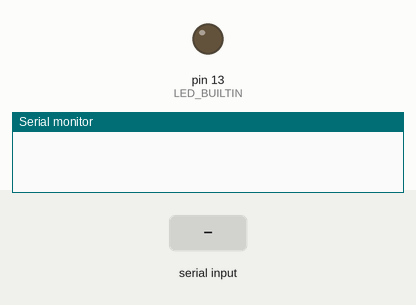
This sketch was run on a simulated Arduino Uno, built with avr-gcc and run on an emulated ATmega328P. Shown: output pins drawn as LEDs (lit = HIGH), the last lines printed to the serial monitor. The inputs (shaded band) are chosen by the test bench. Random numbers use the default seed unless the sketch sets one.

Above: at 1.2 s.
1.3 s: "CMD:LED:ON\n" received over Serial
At 2.0 s:
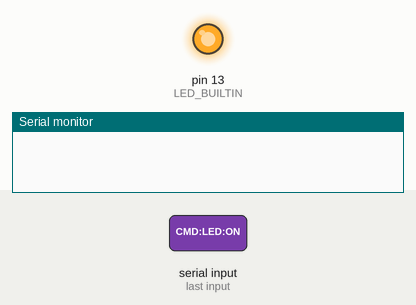
2.8 s: "CMD:LED:OFF\n" received over Serial
At 3.2 s:
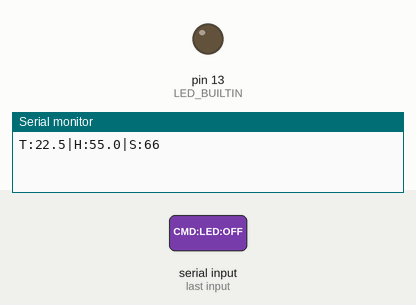
Timing chart, 0 to 5.8 s (numbered marks = the images above; inputs shaded):
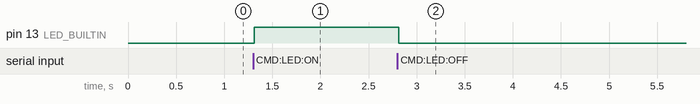

Measured:
- after the input at 1.3 s, pin 13 (LED_BUILTIN): LOW → HIGH at once
- after the input at 2.8 s, pin 13 (LED_BUILTIN): HIGH → LOW at once

The sketch:

biosphere_firmware.ino
```cpp
/**
 * Projet : Bio-Sphere OS (Firmware V1 - Mock Telemetry)
 * Cible  : Arduino Uno / Nano (ATmega328P)
 * Rôle   : Émet un flux série au format "T:xx.x|H:xx.x|S:xx\n" toutes les 2000ms.
 */

unsigned long previousMillis = 0;
const long interval = 2000;

// Variables d'état simulées
float mockTemp = 22.0;
float mockHumidity = 55.0;
int mockSoil = 65; // % d'humidité du sol

void setup() {
    Serial.begin(9600); // Vitesse standard et fiable
    pinMode(LED_BUILTIN, OUTPUT);
    digitalWrite(LED_BUILTIN, LOW); // Éteinte par défaut
}

void loop() {
    // ---------------------------------------------------------
    // 1. LECTURE NON-BLOQUANTE (Downlink : Serveur -> Arduino)
    // ---------------------------------------------------------
    if (Serial.available() > 0) {
        // Lecture jusqu'au retour à la ligne envoyé par le Java
        String command = Serial.readStringUntil('\n');
        command.trim(); // Nettoyage des espaces résiduels

        if (command == "CMD:LED:ON") {
            digitalWrite(LED_BUILTIN, HIGH);
        }
        else if (command == "CMD:LED:OFF") {
            digitalWrite(LED_BUILTIN, LOW);
        }
    }

    // ---------------------------------------------------------
    // 2. ENVOI DE LA TÉLÉMÉTRIE (Uplink : Arduino -> Serveur)
    // ---------------------------------------------------------
    unsigned long currentMillis = millis();

    if (currentMillis - previousMillis >= interval) {
        previousMillis = currentMillis;

        // 1. Simulation d'une petite variation naturelle
        mockTemp += random(-5, 6) / 10.0;     // +/- 0.5 °C
        mockSoil = constrain(mockSoil + random(-1, 2), 10, 95);

        // 2. Formatage dans un buffer fixe sur la pile (Stack)
        char telemetryBuffer[40];

        char tempStr[8];
        dtostrf(mockTemp, 4, 1, tempStr); // 4 caractères au total, 1 décimale

        char humStr[8];
        dtostrf(mockHumidity, 4, 1, humStr);

        snprintf(telemetryBuffer, sizeof(telemetryBuffer), "T:%s|H:%s|S:%d", tempStr, humStr, mockSoil);

        // 3. Envoi physique sur le port série TX
        Serial.println(telemetryBuffer);
    }
}
```
